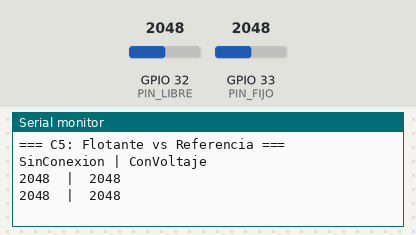
Bench run of a sketch on a simulated ESP32. Shown: the last lines printed to the serial monitor. The inputs (shaded band) are chosen by the test bench; at power-on: GPIO 32 (PIN_LIBRE) = 2048, GPIO 33 (PIN_FIJO) = 2048.

Above: at 2.2 s.
2.3 s: GPIO 32 (PIN_LIBRE) set to 2866
At 2.3 s:
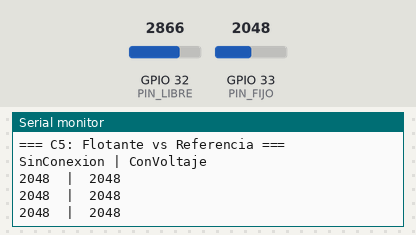
3.8 s: GPIO 33 (PIN_FIJO) set to 2866
At 4.5 s:
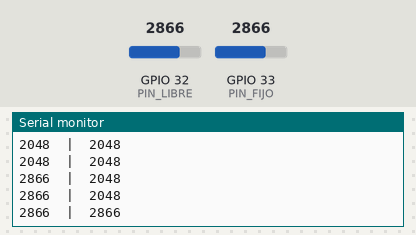
5.3 s: GPIO 32 (PIN_LIBRE) set to 3603
At 5.3 s:
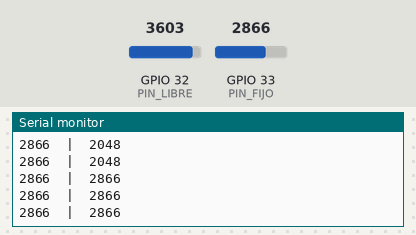
6.8 s: GPIO 33 (PIN_FIJO) set to 3603
At 7.4 s:
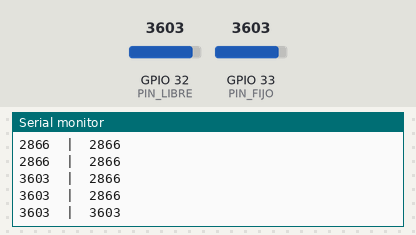
Timing chart, 0 to 9.3 s (numbered marks = the images above; inputs shaded):
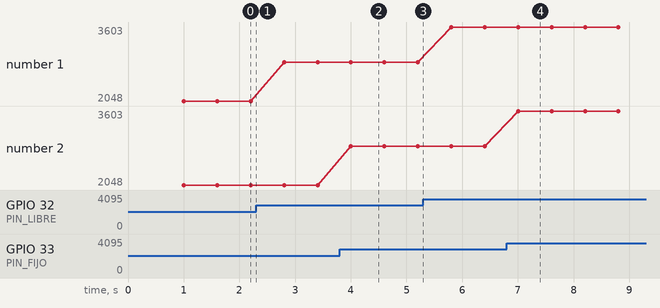

Measured:
- after the input at 3.8 s, the serial monitor: prints a new line after 0.20 s (image 2)
- after the input at 6.8 s, the serial monitor: prints a new line after 0.20 s (image 4)
- plotted number 1: 2048 → 2866 after the input at 2.3 s, 2866 → 3603 after the input at 5.3 s

The sketch:

C5.ino
```cpp
const int PIN_LIBRE = 32;
const int PIN_FIJO = 33;

void setup() {
  Serial.begin(115200);
  delay(1000);
  Serial.println("=== C5: Flotante vs Referencia ===");
  Serial.println("SinConexion | ConVoltaje");
}

void loop() {
  int sinConexion = analogRead(PIN_LIBRE);
  int conVoltaje  = analogRead(PIN_FIJO);

  Serial.print(sinConexion);
  Serial.print("  |  ");
  Serial.println(conVoltaje);

  delay(600);
}
```
